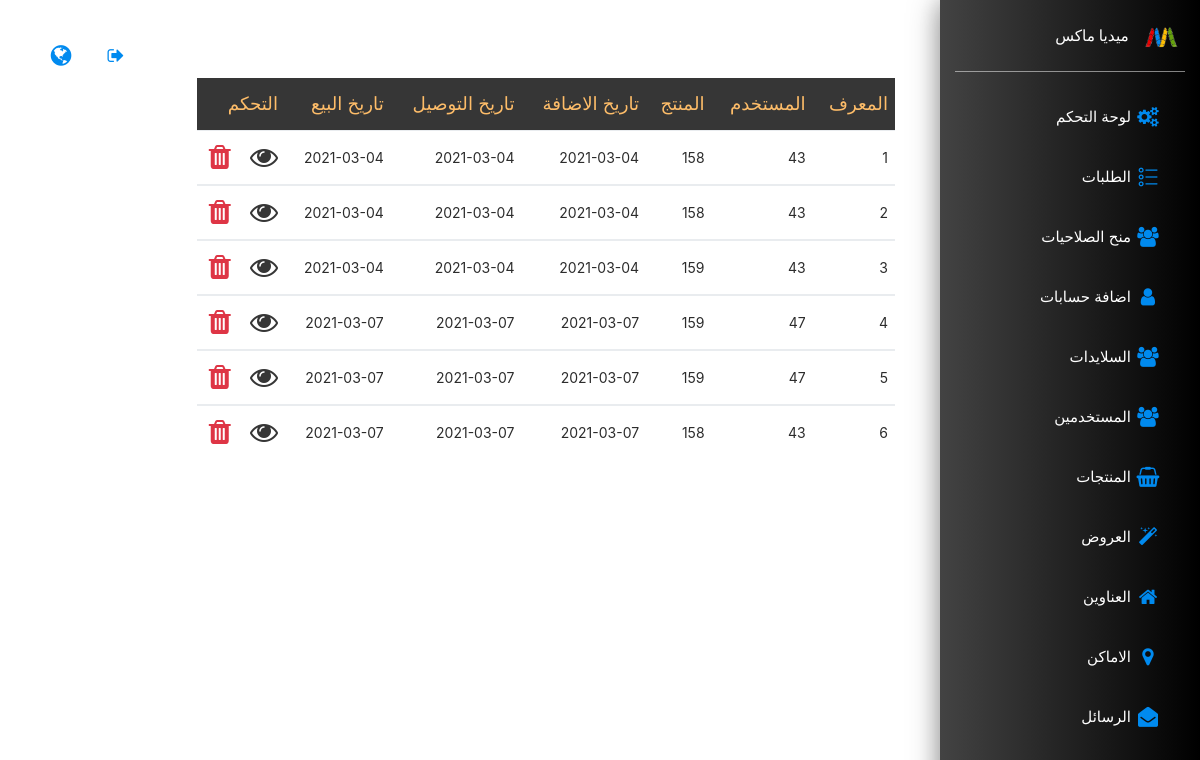
The page /cp/orders.php (signed in) on the database its author committed.
### tables this page shows
CREATE TABLE IF NOT EXISTS `orders` (
  `id` int(11) NOT NULL AUTO_INCREMENT,
  `users_id` int(11) NOT NULL,
  `products_id` int(11) NOT NULL,
  `add_date` date NOT NULL,
  `date_deliver` date DEFAULT NULL,
  `role` tinyint(1) NOT NULL DEFAULT '1',
  `sale_date` date DEFAULT NULL,
  `addresses_id` int(11) NOT NULL,
  PRIMARY KEY (`id`),
  KEY `fk_users_has_products_products2_idx` (`products_id`),
  KEY `fk_users_has_products_users1_idx` (`users_id`),
  KEY `address_isfk` (`addresses_id`)
);

### cp/orders.php (the view)
<?php
include_once('design/sidebar.php');
if(isset($_GET['role']) and intval($_GET['role'])!=0)
{
	$role=intval($_GET['role']);
	$name=$_GET['name'];
}
else
{
	$role=0;
	$name=$_GET['name'];
}
?>
        <div class="main-panel">
            <?php
				include_once('design/navbar.php');
		    ?>
            <div class="content">
                <div class="row">
				 <div class="col-md-12">
			<?php
								if($role==0)
								{
									$sql="Select * from orders  ";
								}
								else
								{
									$sql="Select * from orders where role=:role ";
								}
								$q=$con->prepare($sql);
								$q->execute(array("role"=>$role));
								$rows=$q->fetchall();
								if($q->rowcount()>0){
									echo " <div class='content'><div class='row'><div class='col-md-12'><div class='card'><div class='card-header'><h4 class='card-title'>$name</h4></div><div class='card-body'><div class='table-responsive'><table class='table'>";
										echo " <thead class=' text-primary top_table'>";
										echo "<th class='text-right'>المعرف</th>";
										echo "<th class='text-right'> المستخدم</th>";
										echo "<th class='text-right'> المنتج </th>";
										echo "<th class='text-right'>تاريخ الاضافة</th>";
										echo "<th class='text-right'>تاريخ التوصيل</th>";
										echo "<th class='text-right'>تاريخ البيع</th>";
										echo "<th colspan=2 class='text-right'>التحكم</th>";
										echo "</thead>";
										foreach($rows as $row){
											$id=$row['id'];
											$user=$row['users_id'];
											$product=$row['products_id'];
											$add_date=$row['add_date'];
											$date_deliver=$row['date_deliver'];
											$sale_date=$row['sale_date'];
											echo "<tbody>";
											echo "<tr>";
											echo "<td>$id</td>";
											echo "<td>$user</td>";
											echo "<td>$product</td>";
											echo "<td>$add_date</td>";
											echo "<td>$date_deliver</td>";
											echo "<td>$sale_date</td>";
											echo "<td><a href='orders_pro.php?action=display&id=$id&name=$name'  onclick='' title='عرض'><i class='fa fa-eye' style='font-size:2em;color:#363636 !important'></i></a></td>";
											echo "<td><a href='orders_pro.php?action=delete&id=$id&name=$name' onclick='return confirm(\" هل أنت متأكد من خذف الطلب $id ؟\")' title='حذف'><i class='fa fa-trash' style='font-size:2em;color:#de3545 !important'></i></a></td>";
											echo "</tr>";
											echo "</tbody>";
										}
									echo "</table>";
									echo "</div></div></div></div></div></div>";
								}
								else
								{
									echo "Empty";
								}
?>
                    </div>
                    </div>
                </div>
            </div>
                       <?php
include_once('design/footer.php');
?>

### rows shown on the page
orders: id "1", users "43", products "158", add_date "2021-03-04", date_deliver "2021-03-04", sale_date "2021-03-04"
orders: id "2", users "43", products "158", add_date "2021-03-04", date_deliver "2021-03-04", sale_date "2021-03-04"
orders: id "3", users "43", products "159", add_date "2021-03-04", date_deliver "2021-03-04", sale_date "2021-03-04"
orders: id "4", users "47", products "159", add_date "2021-03-07", date_deliver "2021-03-07", sale_date "2021-03-07"
orders: id "5", users "47", products "159", add_date "2021-03-07", date_deliver "2021-03-07", sale_date "2021-03-07"
orders: id "6", users "43", products "158", add_date "2021-03-07", date_deliver "2021-03-07", sale_date "2021-03-07"

### other values the page prints
$p "لوحة التحكم منح الصلاحيات اضافة حسابات السلايدات المستخدمين المنتجات العروض العناوين الاماكن الرسائل"
